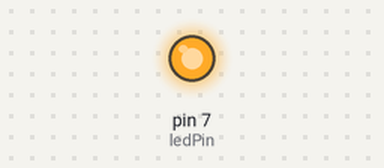
Simulated run of this sketch. Board: Arduino Uno, built with avr-gcc and run on an emulated ATmega328P. On the bench: output pins drawn as LEDs (lit = HIGH). At 2.0 s the program stops and its outputs stay as they are.

Above: at 0.5 s.
At 1.85 s:
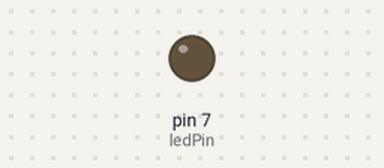
Timing chart, 0 to 3.0 s (numbered marks = the images above):
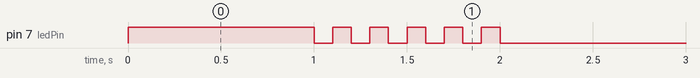

Measured:
- by itself, pin 7 (ledPin): repeats every 0.20 s: LOW 0.10 s, HIGH 0.10 s, until it stays LOW from 2.0 s

The sketch:

05_practice_2.ino
```cpp
const int ledPin = 7;

void setup() {
  pinMode(ledPin, OUTPUT);
}

void loop() {
  digitalWrite(ledPin, HIGH); // LED를 켭니다.
  delay(1000); // 1초 동안 대기합니다.

  for (int i = 0; i < 5; i++) {
    digitalWrite(ledPin, LOW); // LED를 끕니다.
    delay(100); // 0.1초 동안 대기합니다.
    digitalWrite(ledPin, HIGH); // LED를 다시 켭니다.
    delay(100); // 0.1초 동안 대기합니다.
  }

  digitalWrite(ledPin, LOW); // LED를 끕니다.

  while (1) {
    // 아무 동작도 하지 않는 무한 루프입니다.
  }
}
```
